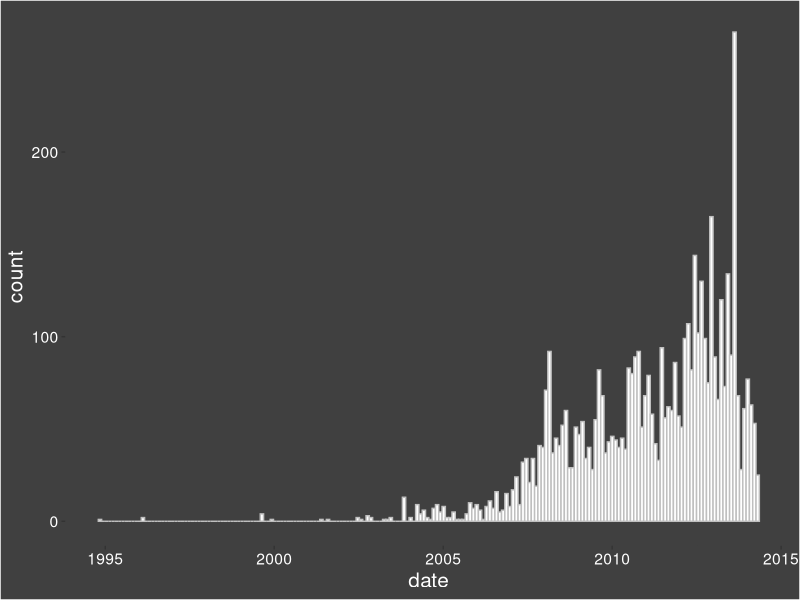
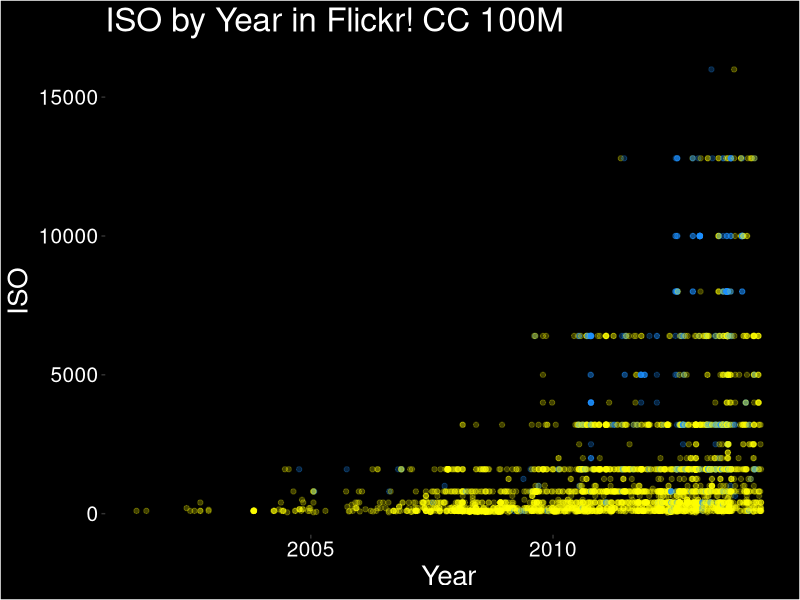

Write the R code that produced these figures, in order.
df = read.csv("exif_select.csv")
df$date = as.Date(df$date)

library(ggplot2)

ggplot(df,aes(date)) + geom_histogram(bins=200, color="grey75",fill="white") +
  theme(panel.background = element_rect(fill = "grey25"),
        panel.grid.major = element_line(color = "grey25"),
        panel.grid.minor = element_line(color = "grey25"),
        plot.background = element_rect(fill = "grey25"),
        legend.position="none",
        axis.text = element_text(size=rel(0.75), color='white'),
        text = element_text(color='white', size = 15))


tmp = df
tmp = tmp[tmp$ISO!="missing",]
tmp = tmp[tmp$ISO!="65535+0+0",]

tmp$ISO = as.numeric(as.character(tmp$ISO))

ggplot(tmp[tmp$ISO < 20000,], aes(date,ISO,color=galaxy)) + geom_point(alpha=0.25) +
  theme(panel.background = element_rect(fill = "black"),
        panel.grid.major = element_line(color = "black"),
        panel.grid.minor = element_line(color = "black"),
        plot.background = element_rect(fill = "black"),
        legend.position="none",
        axis.text = element_text(size=rel(0.75), color='white'),
        text = element_text(color='white', size = 20)) +
  labs(title="ISO by Year in Flickr! CC 100M",
       x = "Year",
       y = "ISO") +
  scale_color_manual(values = c("dodgerblue","yellow"))
